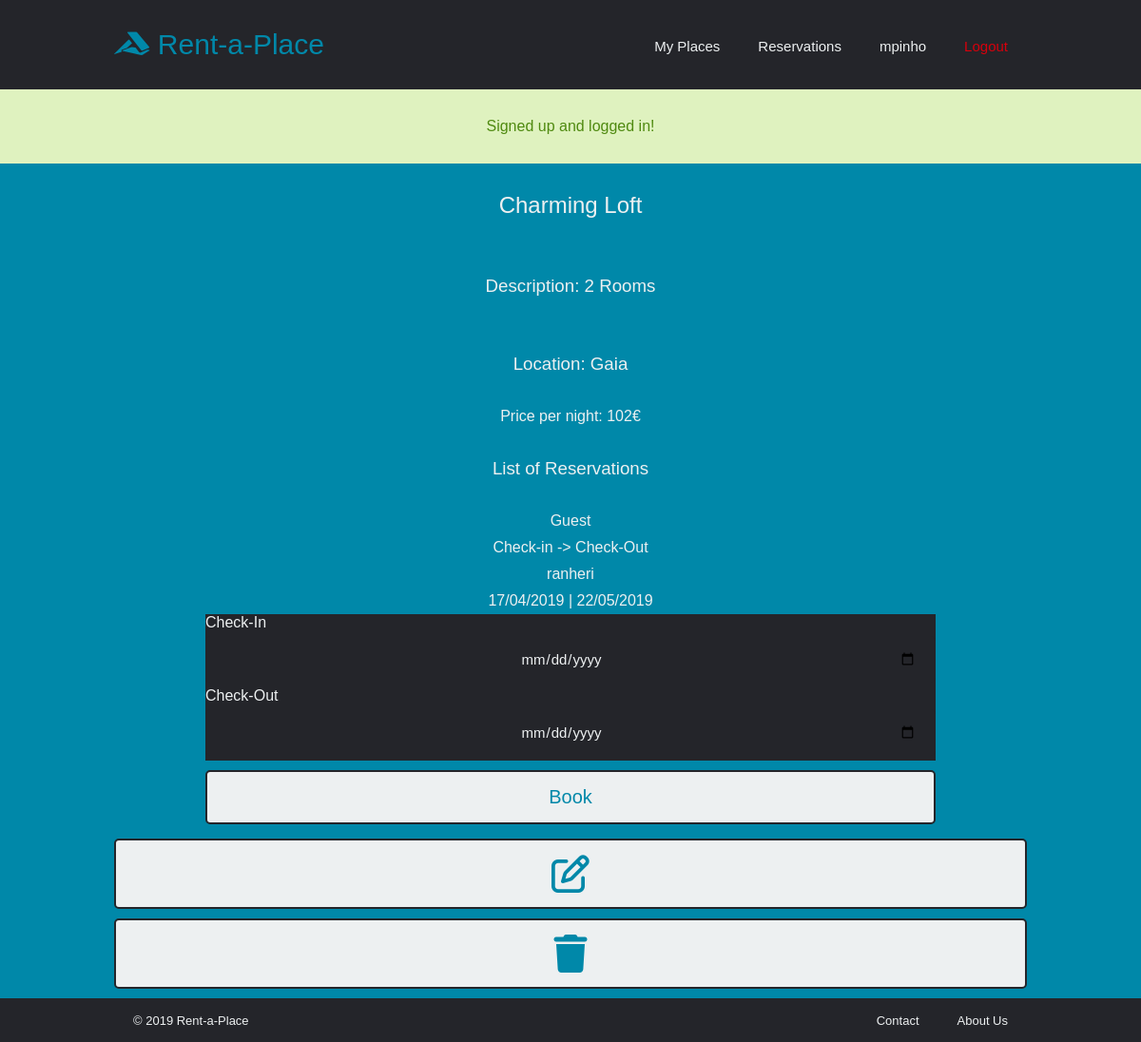
Before: /pages/property.php?id=4 (signed in) with the older database file.
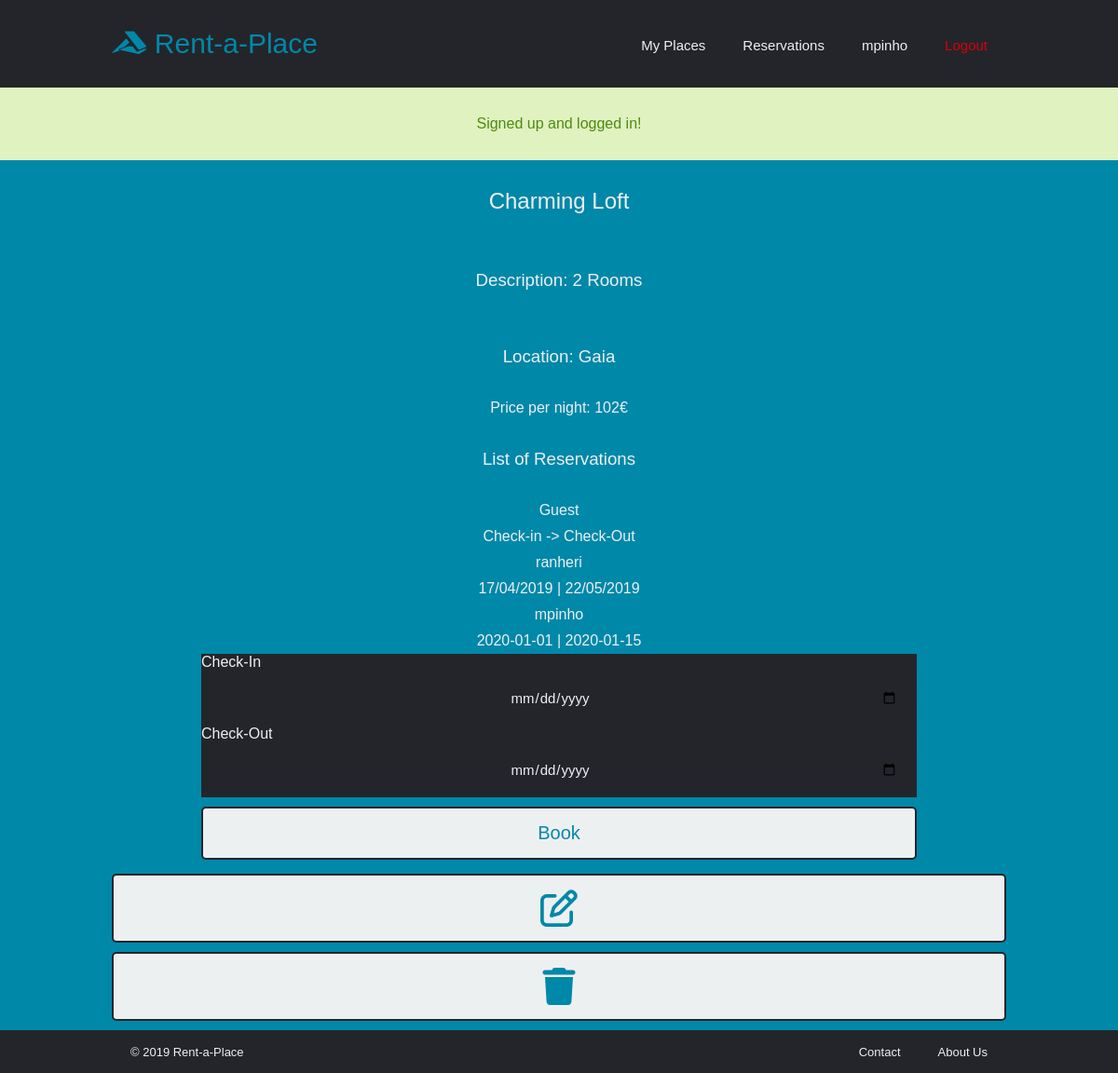
After: the same page with the newer database file.
### tables this page shows
CREATE TABLE Properties (id INTEGER PRIMARY KEY, ownerID INTEGER NOT NULL, price FLOAT NOT NULL, title VARCHAR NOT NULL, location VARCHAR NOT NULL, description VARCHAR NOT NULL, availabilityStart DATE, availabilityEnd DATE);

CREATE TABLE Reservations (id INTEGER PRIMARY KEY, touristID INTEGER, propertyID INTEGER, startDate DATE NOT NULL, endDate DATE NOT NULL, price FLOAT NOT NULL);

CREATE TABLE Users (id INTEGER PRIMARY KEY, username VARCHAR NOT NULL UNIQUE, email VARCHAR NOT NULL UNIQUE, password VARCHAR NOT NULL, name VARCHAR NOT NULL, profilePicture TEXT);

### database/db_rental.php (called while the page is built, shortened)
<?php
    include_once('../database/db_user.php');
  function checkIsPropertyOwner($property_id)
  {
      $db = Database::instance()->db();
      $user = getUser($_SESSION['username']);
      $stmt = $db->prepare('SELECT * FROM Properties WHERE ownerID = ? AND id = ?');
      $stmt->execute(array($user['id'], $property_id));
      return $stmt->fetch()?true:false;
  }
  function getProperty($property_id)
  {
      $db = Database::instance()->db();
      $stmt = $db->prepare('SELECT * FROM Properties WHERE id = ?');
      $stmt->execute(array($property_id));
      return $stmt->fetch();
  }

### database/db_reservations.php (called while the page is built, shortened)
<?php
    include_once('../database/db_user.php');
 function getPropertyReservations($property_id)
{
    $db = Database::instance()->db();
    $stmt = $db->prepare('SELECT * FROM Reservations WHERE propertyID = ? GROUP BY startDate');
    $stmt->execute(array($property_id));
    return $stmt->fetchAll();
}

### database/db_user.php (called while the page is built, shortened)
<?php
  function getUser($username)
  {
      $db = Database::instance()->db();
      $stmt = $db->prepare('SELECT * FROM Users WHERE username = ?');
      $stmt->execute(array($username));
      return $stmt->fetch();
  }
  function getUserbyID($id)
  {
      $db = Database::instance()->db();
      $stmt = $db->prepare('SELECT * FROM Users WHERE id = ?');
      $stmt->execute(array($id));
      return $stmt->fetch();
  }

### templates/common/tpl_property.php (the view, shortened to what this page needs)
<?php
include_once('../database/db_rental.php');
include_once('../database/db_user.php');
include_once('../database/db_reservations.php');
function draw_property($property)
{
    ?>
<article class="property">
  <header>
    <h2><?=$property['title']?></a></h2>
  </header>
  <main>
    <h3>Description: <?=$property['description']?></h3>
    <h3>Location: <?=$property['location']?></h3>
    <h4>Price per night: <?=$property['price']?>€</h4>
    <?php
    $reservations = getPropertyReservations($property['id']); ?>
    <div id="listReservations">
    <h3 id="reservations">List of Reservations</h3>
    <?php if (count($reservations) == 0) { ?>
    <h4> No reservations yet. </h4>
    <?php } else { ?>
    <div id="columnIdentifiers">
      <h4 id="guestWord">Guest</h4>
      <h4 id="datesWord">Check-in -> Check-Out</h4>
    </div>
    <?php foreach ($reservations as $reservation) {
      draw_reservation($reservation);
    }
  } ?>
  </div>
  <div id="reservation">
          <form id="reservationForm" method="post" action="../actions/action_reservation.php">
            <div id="checkIn">
              <label>Check-In</label>
              <input id="checkIn" type="date" name="checkIn" required="required" onchange="updateMinMax(0); setTotalPrice(<?= $property['price'] ?>); clearMessage();">
            </div>
            <div id="checkOut">
              <label>Check-Out</label>
              <input id="checkOut" type="date" name="checkOut" required="required" onchange="updateMinMax(1); setTotalPrice(<?= $property['price'] ?>); clearMessage();">
            </div>
            <input id="button" name="bookButton" type="submit" value="Book">
          </form>
        </div>
    <?php
    if((checkIsPropertyOwner($property['id'])))
    {
    ?>
    <button><i class="far fa-edit fa-2x"></i></button>
    <button onclick="window.location.href='../actions/delete_property.php?id=' + '<?= $property['id']?>'" ><i class="fas fa-trash fa-2x"></i></button>
    <?php
     }
    ?>
  </main>
</article>
<?php
} ?>
<?php function draw_reservation($reservation)
  {
  ?>
  <div class="reservation">
    <h4 id="guest"> <?= getUserbyID($reservation['touristID'])['username'] ?> </h4>
    <h4 id="dates"> <?= $reservation['startDate'] ?> | <?= $reservation['endDate'] ?> </h4>
  </div>
<?php } ?>

### templates/common/tpl_common.php (shortened to what this page needs)
<?php function draw_header($username)
{
     ?>
  <!DOCTYPE html>
  <html>
    <head>
    <link rel="stylesheet" type="text/css" href="../css/header.css">
    <link rel="stylesheet" type="text/css" href="../css/style.css">
    <link rel="stylesheet" type="text/css" href="../css/footer.css">
    <link rel="stylesheet" type="text/css" href="../css/auth.css">
    <link rel="stylesheet" type="text/css" href="../css/profile.css">
    <link rel="stylesheet" type="text/css" href="../css/aboutus.css">
    <link rel="stylesheet" type="text/css" href="../css/rental.css">
    <link rel="stylesheet" type="text/css" href="../css/property.css">
    <link rel="stylesheet" type="text/css" href="../css/contact.css">
    <link rel="stylesheet" type="text/css" href="../css/search.css">
</head>
    <body>
      <header class="main_header">
        <nav>
        <?php if ($username != null) { ?>
          <ul id="header_links">
              <li><h1><a href="login.php" ><i class="fab fa-accusoft"></i> Rent-a-Place</a></h1></li>
              <li class="right_links"><a id="logout" href="../actions/action_logout.php">Logout</a></li>
              <li class="right_links"><a href="profile.php"><?=$username?></a></li>
              <li class="right_links"><a href="reservations.php">Reservations</a></li>
              <li class="right_links"><a href="manage.php">My Places</a></li>
            </ul>
        <?php } else { ?>
          <ul id="header_links">
              <li><h1><a href="login.php" ><i class="fab fa-accusoft"></i> Rent-a-Place</a></h1></li>
            </ul>
        <?php  } ?>
        </nav>
      </header>
      <?php if (isset($_SESSION['messages'])) {?>
        <section id="messages">
          <?php foreach ($_SESSION['messages'] as $message) { ?>
            <div class="<?=$message['type']?>"><?=$message['content']?></div>
          <?php } ?>
        </section>
      <?php unset($_SESSION['messages']); } ?>
<?php
} ?>
<?php function draw_footer()
    {
          ?>
    <footer class="main_footer">
        <ul id="footer_links">
            <li>
            &copy; 2019 Rent-a-Place
            </li>
            <li class="footer_right">
                <a href="aboutus.php">About Us</a>
            </li>
            <li class="footer_right">
                <a href="contact.php">Contact</a>
            </li>
        </ul>
    </footer>
  </body>
</html>
<?php
    } ?>

### pages/property.php (shortened to what this page needs)
<?php
  include_once('../templates/common/tpl_common.php');
  include_once('../templates/common/tpl_property.php');
  include_once('../database/db_rental.php');
   $property = getProperty($_GET['id']);
  draw_header($_SESSION['username']);
  if(isset($property))
  {
  draw_property($property);
  }
  draw_footer();

### css/header.css (style rules this page uses)
.main_header { margin: 30px 10%; }
#header_links { list-style: none; }
#header_links li { display: inline-block; }
h1 a { font-size: 30px; text-decoration: none; transition: all 0.3s ease 0s; color: #0088a9; }
.right_links { float: right; padding: 0px 20px; margin-top: 10px; }
.right_links a { transition: all 0.3s ease 0s; font-size: 15px; color: #edf0f1; text-decoration: none; }
.right_links #logout { color: #d8000c; }
body > #messages div { width: 100%; padding: 30px 10%; text-align: center; }
body > #messages .success { color: #4f8a10; background-color: #dff2bf; }

### css/style.css (style rules this page uses)
* { box-sizing: border-box; margin: 0; padding: 0; background-color: #24252a; font-family: "Montserrat", sans-serif; font-weight: 500; }

### css/footer.css (style rules this page uses)
.main_footer { color: #edf0f1; padding: 15px 10%; font-size: 13px; }
#footer_links li { display: inline-block; padding: 0px 20px; }
.footer_right { float: right; }
.footer_right a { text-decoration: none; color: #edf0f1; transition: all 0.3s ease 0s; }

### css/auth.css (style rules this page uses)
form { background-color: #0088a9; padding-right: 10%; padding-left: 10%; font-weight: 500; color: #edf0f1; }
h2 { color: #edf0f1; background-color: #0088a9; padding: 30px 10%; text-align: center; }
input { width: 100%; color: #edf0f1; padding: 15px 20px; margin: 5px 0; box-sizing: border-box; font-size: 15px; border: none; border-radius: 5px; text-align: center; }
input[type="submit"] { color: #0088a9; font-size: 20px; font-weight: 500; padding: 15px 20px; border: 2px solid #24252a; border-radius: 5px; cursor: pointer; margin-top: 10px; background-color: #edf0f1; transition: all 0.3s ease 0s; width: 100%; }

### css/aboutus.css (style rules this page uses)
h3 { color: #edf0f1; background-color: #0088a9; padding: 30px 10%; }

### css/property.css (style rules this page uses)
.property { border-bottom: 1px solid #24252a; padding-left: 10%; padding-right: 10%; background-color: #0088a9; }
.property h3 { text-align: center; }
.property h4 { text-align: center; color: #edf0f1; background-color: #0088a9; padding: 5px; }
.property main { background-color: #0088a9; }
.property button { color: #0088a9; font-size: 20px; font-weight: 500; padding: 15px 20px; border: 2px solid #24252a; border-radius: 5px; cursor: pointer; margin-top: 10px; background-color: #edf0f1; transition: all 0.3s ease 0s; width: 100%; }
.property button:not(:first-of-type) { margin-bottom: 10px; }
.property button i { background-color: #edf0f1; }

Changed rows visible on the page:
added reservations: touristID.username "mpinho", startDate "2020-01-01", endDate "2020-01-15"
